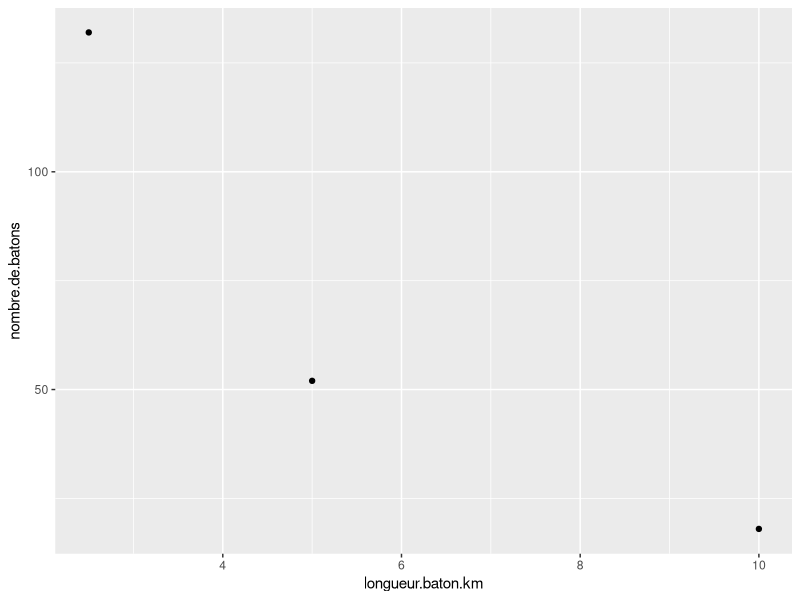
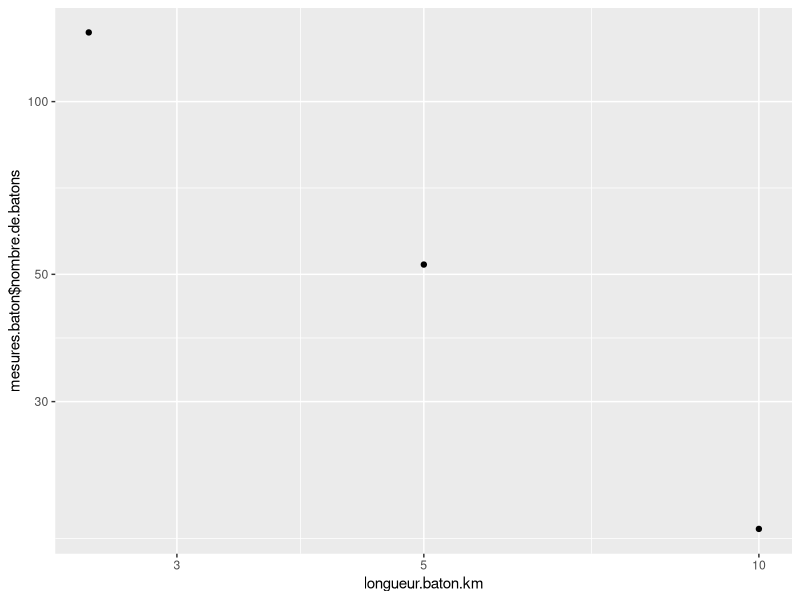
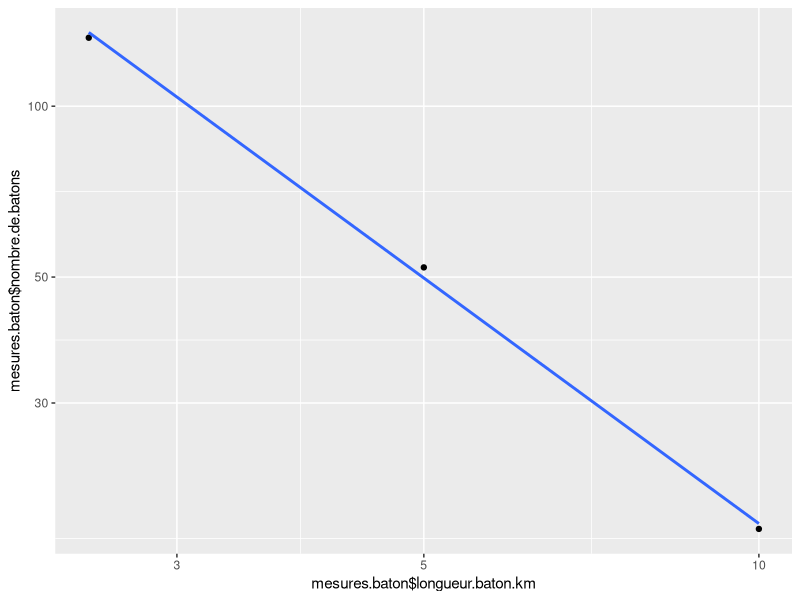

Write the R code that produced these figures, in order. (Note: this script raises an error after producing the figures.)
## ----echo=FALSE, results='hide'------------------------------------------
require(knitr)

## ------------------------------------------------------------------------
require(ggplot2)

## ------------------------------------------------------------------------
longueur.baton.km <- c(10, 5, 2.5)
nombre.de.batons <- c(18, 52, 132)
mesures.baton <- data.frame(longueur.baton.km, nombre.de.batons)
print(mesures.baton)

## ------------------------------------------------------------------------
print(mesures.baton$longueur.baton.km)
print(mesures.baton$nombre.de.batons)

## ------------------------------------------------------------------------
mesures.baton$longueur.km <- mesures.baton$longueur.baton.km * mesures.baton$nombre.de.batons
print(mesures.baton$longueur.km)

## ------------------------------------------------------------------------
qplot(x = longueur.baton.km, nombre.de.batons, data = mesures.baton)

## ------------------------------------------------------------------------
dim.fractale <- log(52.0 / 18.0) / log(10.0 / 5.0)
print(dim.fractale)

## ------------------------------------------------------------------------
qplot(longueur.baton.km, mesures.baton$nombre.de.batons, data = mesures.baton, log = 'xy')

## ------------------------------------------------------------------------
qplot(mesures.baton$longueur.baton.km, mesures.baton$nombre.de.batons, log = 'xy') + geom_smooth(method = lm, se=FALSE)

## ------------------------------------------------------------------------
mesures.baton$log.longeur.baton.km <- log(mesures.baton$longueur.baton.km)
mesures.baton$log.nombre.de.batons <- log(mesures.baton$nombre.de.batons)

## ------------------------------------------------------------------------
modele.dimension.fractale <- lm(log(nombre.de.batons) ~ log(longueur.baton.km), mesures.baton)
print(modele.dimension.fractale)

## ------------------------------------------------------------------------
summary(modele.dimension.fractale)

## ----echo=FALSE, results='hide'------------------------------------------
purl('dimension_fractale.Rmd')

